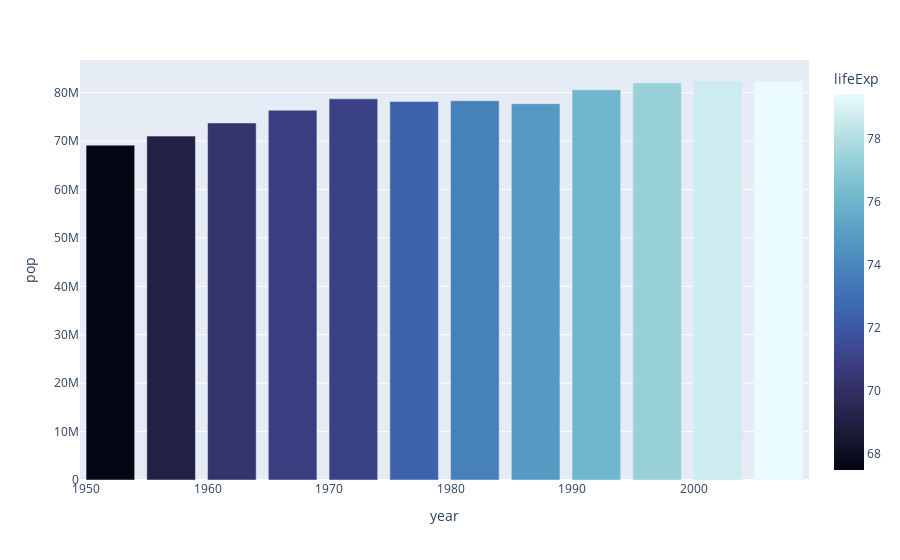

Write notebook code for a chart like this one.
### Code cell
fig = px.bar(germany, x='year', y='pop', color='lifeExp', color_continuous_scale='ice')
fig.show()

### Figure 1 — Plotly figure (JSON) as saved in the notebook; plotly's stock layout.template omitted (floating-point values rounded to 4 significant figures)
{"data": [{"alignmentgroup": "True", "hovertemplate": "year=%{x}<br>pop=%{y}<br>lifeExp=%{marker.color}<extra></extra>", "legendgroup": "", "marker": {"color": [67.5, 69.1, 70.3, 70.8, 71, 72.5, 73.8, 74.85, 76.07, 77.34, 78.67, 79.41], "coloraxis": "coloraxis", "pattern": {"shape": ""}}, "name": "", "offsetgroup": "", "orientation": "v", "showlegend": false, "textposition": "auto", "type": "bar", "x": [1952, 1957, 1962, 1967, 1972, 1977, 1982, 1987, 1992, 1997, 2002, 2007], "xaxis": "x", "y": [69145952, 71019069, 73739117, 76368453, 78717088, 78160773, 78335266, 77718298, 80597764, 82011073, 82350671, 82400996], "yaxis": "y"}], "layout": {"barmode": "relative", "coloraxis": {"colorbar": {"title": {"text": "lifeExp"}}, "colorscale": [[0, "rgb(3, 5, 18)"], [0.09091, "rgb(25, 25, 51)"], [0.1818, "rgb(44, 42, 87)"], [0.2727, "rgb(58, 60, 125)"], [0.3636, "rgb(62, 83, 160)"], [0.4545, "rgb(62, 109, 178)"], [0.5455, "rgb(72, 134, 187)"], [0.6364, "rgb(89, 159, 196)"], [0.7273, "rgb(114, 184, 205)"], [0.8182, "rgb(149, 207, 216)"], [0.9091, "rgb(192, 229, 232)"], [1, "rgb(234, 252, 253)"]]}, "legend": {"tracegroupgap": 0}, "margin": {"t": 60}, "xaxis": {"anchor": "y", "domain": [0, 1], "title": {"text": "year"}}, "yaxis": {"anchor": "x", "domain": [0, 1], "title": {"text": "pop"}}}}
